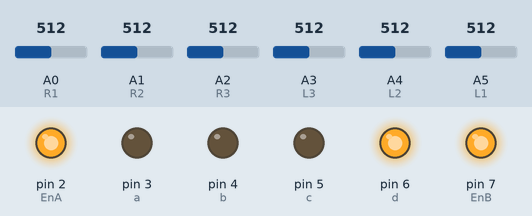
Recording of a sketch running on a simulated Arduino Uno, built with avr-gcc and run on an emulated ATmega328P. On the bench: output pins drawn as LEDs (lit = HIGH). The inputs (shaded band) are chosen by the test bench; at power-on: A0 (R1) = 512, A2 (R3) = 512, A3 (L3) = 512, A1 (R2) = 512, A4 (L2) = 512, A5 (L1) = 512. What the sketch prints to the serial monitor is not drawn.

Above: at 1.2 s.
1.3 s: A0 (R1) set to 217
4.3 s: A0 (R1) set to 185
7.3 s: A2 (R3) set to 104
8.8 s: A2 (R3) set to 93
11.8 s: A3 (L3) set to 110
13.3 s: A3 (L3) set to 89
Timing chart, 0 to 16.3 s (numbered marks = the images above; inputs shaded):
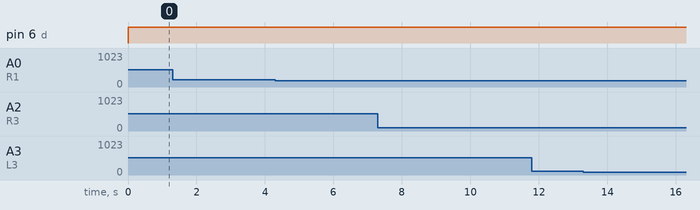

Measured:
- after the input at 1.3 s, every drawn part: stays the same
- after the input at 4.3 s, every drawn part: stays the same
- after the input at 7.3 s, every drawn part: stays the same
- after the input at 8.8 s, every drawn part: stays the same
- after the input at 11.8 s, every drawn part: stays the same
- after the input at 13.3 s, every drawn part: stays the same

The sketch:

LFR_COMPLETE.ino
```cpp
int EnA=2,a=3,b=4,EnB=7,c=5,d=6;
int R1=A0,R2=A1,R3=A2,L3=A3,L2=A4,L1=A5;
int x=200;
void setup() {
  pinMode(a,OUTPUT);
  pinMode(b,OUTPUT);
  pinMode(c,OUTPUT);
  pinMode(d,OUTPUT);
  pinMode(EnA,OUTPUT);
  pinMode(EnB,OUTPUT);

  analogWrite(EnA,128);
  analogWrite(EnB,128);
  Serial.begin(9600);
}

void loop() {
  int LL1=analogRead(L1);
  int LL2=analogRead(L2);
  int LL3=analogRead(L3);
  int RR1=analogRead(R1);
  int RR2=analogRead(R2);
  int RR3=analogRead(R3);
  Serial.println(String(LL1)+" "+String(LL2)+" "+String(LL3)+" "+String(RR3)+" "+String(RR2)+" "+String(RR1));
  if((LL3>x&&RR3>x)&&(LL1<x&&LL2<x)&&(RR2<x&&RR1<x)){
   digitalWrite(a,HIGH);
   digitalWrite(b,LOW);
   digitalWrite(d,HIGH);
   digitalWrite(c,LOW);

    Serial.println("Move Forward");
    }
else if((((LL1>x&&LL2>x)&&(LL3<x&&RR3<x)&&(RR2<x&&RR1<x))||(((LL1<x&&LL2>x)&&(LL3<x&&RR3<x)&&(RR2<x&&RR1<x))))||((LL2>x&&LL3>x)&&(LL1<x&&RR3<x)&&(RR2<x&&RR1<x)))
{
   Serial.println("Move Left");
   digitalWrite(a,HIGH);
   digitalWrite(b,LOW);
   digitalWrite(d,LOW);
   digitalWrite(c,LOW);
   delay(100);
  }
  //for 45dgr angle
else if((LL1>x&&(LL3>x&&RR3>x))&&((LL2<x&&RR2<x)&&RR1<x)){

  Serial.println("Move Left");

   digitalWrite(a,HIGH);
   digitalWrite(b,LOW);
   digitalWrite(d,LOW);
   digitalWrite(c,LOW);
    delay(700);

  }
  //T shaped Problem
  else if((LL1>x&&LL2>x)&&((LL3>x&&RR3>x)&&(RR2>x&&RR1>x))){
   Serial.println("Move Right");
   digitalWrite(a,LOW);
   digitalWrite(b,LOW);
   digitalWrite(d,HIGH);
   digitalWrite(c,LOW);
   delay(100);

    }

  else if((RR1>x&&(RR3>x&&LL3>x))&&((RR2<x&&LL2<x)&&LL1<x)){

  Serial.println("Move Right");

   digitalWrite(a,LOW);
   digitalWrite(b,LOW);
   digitalWrite(d,HIGH );
   digitalWrite(c,LOW);
    delay(500);

  }

    else if((((RR1>x&&RR2>x)&&(RR3<x&&LL3<x)&&(LL2<x&&LL1<x))||(((RR1>x&&RR2>x)&&(RR3<x&&LL3<x)&&(LL2<x&&LL1<x))))||((RR2>x&&RR3>x)&&(RR1<x&&LL3<x))){
    Serial.println("Move Right");
    digitalWrite(a,LOW);
   digitalWrite(b,LOW);
   digitalWrite(d,HIGH);
   digitalWrite(c,LOW);
    delay(100);
    }
   /*else if(((RR1>x&&RR2>x)&&(RR3>x))&&((LL3>x)&&(LL2<x&&LL1<x))){
   Serial.println("Move Right");
   digitalWrite(a,LOW);
   digitalWrite(b,LOW);
   digitalWrite(d,HIGH);
   digitalWrite(c,LOW);

    }
    */


}
```
